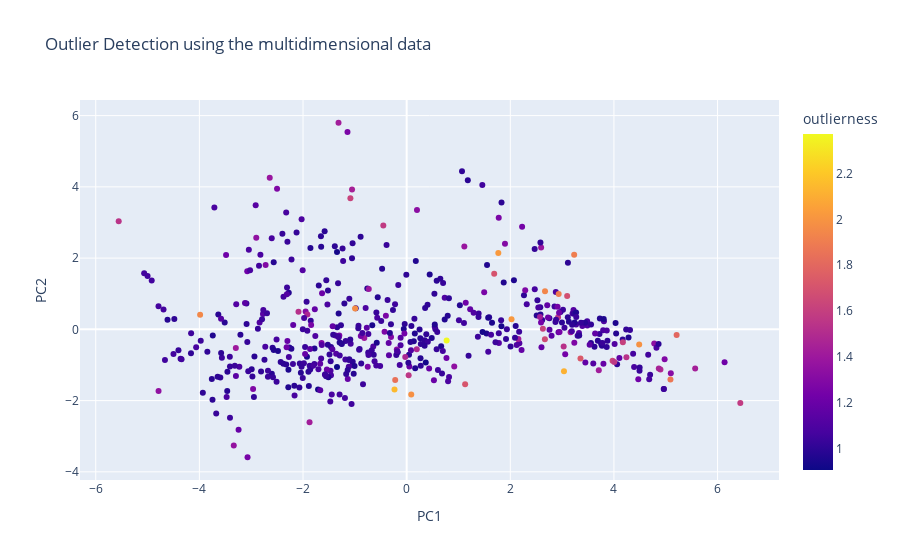

Source (notebook cell):
### Markdown cell above
Ahora, llevemos este mismo analisis a los datos en su totalidad. Aplicaremos el método LOF a los datos y a continuación, con el objetivo de visualizar los resultados, mostraremos una proyeccion de los datos realizada mediante PCA.

### Code cell
clf = LocalOutlierFactor(n_neighbors=5)
#Estandarizo los datos
scaler = StandardScaler()
df_scaled = scaler.fit_transform(df)
clf.fit_predict(df_scaled) 
outlierness = clf.negative_outlier_factor_
df["outlierness"] = abs(outlierness)


# 2. Aplicar PCA (aquí pedimos 2 componentes principales como ejemplo)
pca = PCA(n_components=2)
pca_components = pca.fit_transform(df_scaled)
print("Proporcion de varianza explicada por las primeras dos CP: ", np.sum(pca.explained_variance_ratio_))
df_pca = pd.DataFrame(pca_components, columns=['PC1', 'PC2'])
df_pca["outlierness"] = df["outlierness"]


fig = px.scatter(df_pca, x="PC1", y="PC2", title="Gráfico de Dispersión", color="outlierness")
fig.update_layout(
    title="Outlier Detection using the multidimensional data",
    xaxis_title="PC1",
    yaxis_title="PC2"
)
fig.show()

### Figure 1 — Plotly figure (JSON) as saved in the notebook; plotly's stock layout.template omitted (floating-point values rounded to 4 significant figures; data arrays with more than 128 entries replaced by an {"elided": "..."} marker saying what was removed)
{"data": [{"hovertemplate": "PC1=%{x}<br>PC2=%{y}<br>outlierness=%{marker.color}<extra></extra>", "legendgroup": "", "marker": {"color": {"elided": "506 float values"}, "coloraxis": "coloraxis", "symbol": "circle"}, "mode": "markers", "name": "", "orientation": "v", "showlegend": false, "type": "scatter", "x": {"elided": "506 float values"}, "xaxis": "x", "y": {"elided": "506 float values"}, "yaxis": "y"}], "layout": {"coloraxis": {"colorbar": {"title": {"text": "outlierness"}}, "colorscale": [[0, "#0d0887"], [0.1111, "#46039f"], [0.2222, "#7201a8"], [0.3333, "#9c179e"], [0.4444, "#bd3786"], [0.5556, "#d8576b"], [0.6667, "#ed7953"], [0.7778, "#fb9f3a"], [0.8889, "#fdca26"], [1, "#f0f921"]]}, "legend": {"tracegroupgap": 0}, "title": {"text": "Outlier Detection using the multidimensional data"}, "xaxis": {"anchor": "y", "domain": [0, 1], "title": {"text": "PC1"}}, "yaxis": {"anchor": "x", "domain": [0, 1], "title": {"text": "PC2"}}}}
